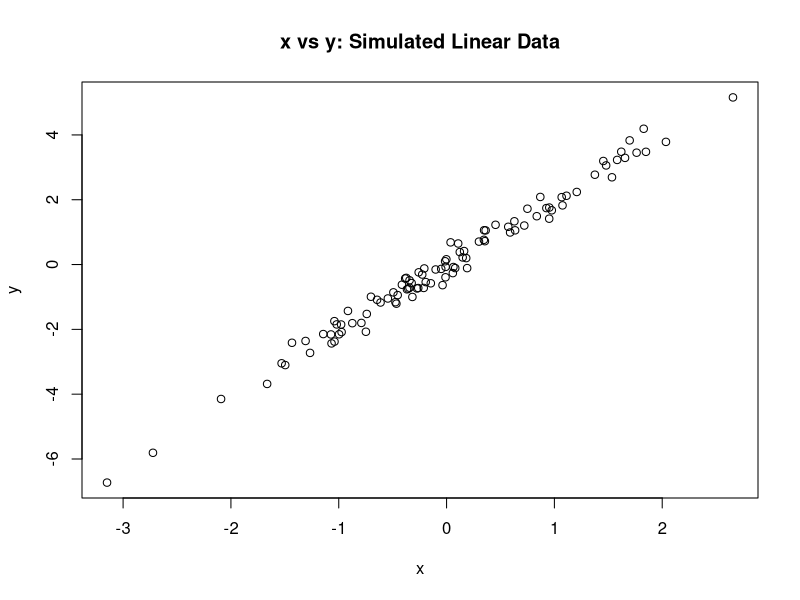
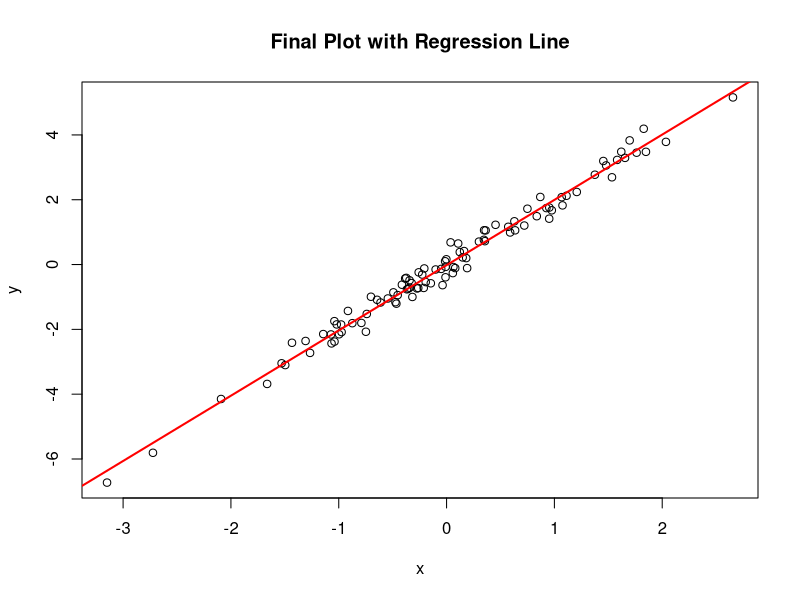

The R source for these figures, in order:
# simulate_pair_data.R
# A collaborative exercise in Git + R
# Created by: Michelle Tang and Joss
# Last updated by: Michelle
# Date created: 7/16/25
# Last updated on: 10:11 AM 7/16/25

# Simulate predictor
x <- rnorm(100)

# Simulate response variable y
y <- 2 * x + rnorm(100, sd = 0.3)

# Create scatterplot
plot(x, y, main = "x vs y: Simulated Linear Data")

# Regression Line
plot(x, y)
abline(lm(y ~ x), col = "red", lwd = 2)
title("Final Plot with Regression Line")
